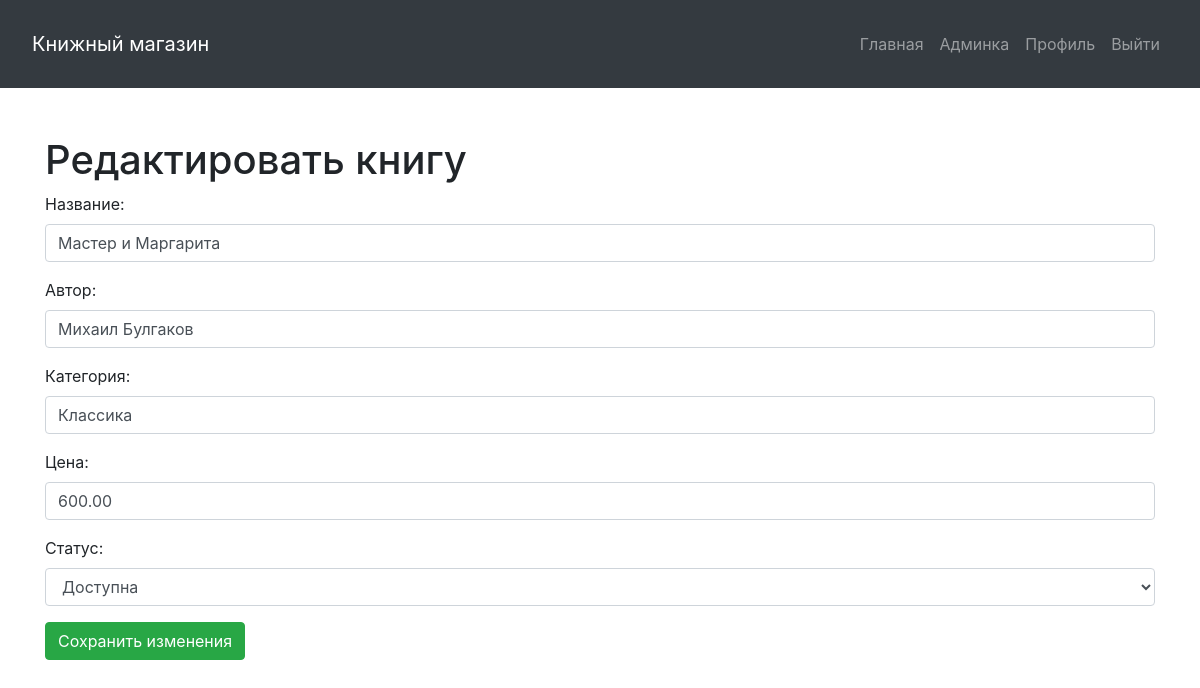
The app's page /edit_book.php?id=2 (signed in) with its own data.
### tables this page shows
CREATE TABLE `books` (
  `id` int NOT NULL AUTO_INCREMENT,
  `title` varchar(255) NOT NULL,
  `author` varchar(255) NOT NULL,
  `category` varchar(100) DEFAULT NULL,
  `year_published` int DEFAULT NULL,
  `cover_image` varchar(255) DEFAULT NULL,
  `description` text,
  `price` decimal(10,2) DEFAULT NULL,
  `status` enum('available','rented','sold') DEFAULT 'available',
  `created_at` timestamp NULL DEFAULT CURRENT_TIMESTAMP,
  PRIMARY KEY (`id`)
);

### edit_book.php (the view, shortened to what this page needs)
<?php
include 'db.php';
if (isset($_GET['id'])) {
    $stmt = $pdo->prepare("SELECT * FROM books WHERE id = :id");
    $stmt->bindParam(':id', $_GET['id']);
    $stmt->execute();
    $book = $stmt->fetch();
}
?>
<!DOCTYPE html>
<html lang="ru">
<head>
    <link rel="stylesheet" href="https://maxcdn.bootstrapcdn.com/bootstrap/4.5.2/css/bootstrap.min.css">
</head>
<body>
<?php include 'header.php'; ?>
<div class="container mt-5">
    <h1>Редактировать книгу</h1>
    <form method="POST">
        <div class="form-group">
            <label for="title">Название:</label>
            <input type="text" name="title" class="form-control" value="<?= $book['title'] ?>" required>
        </div>
        <div class="form-group">
            <label for="author">Автор:</label>
            <input type="text" name="author" class="form-control" value="<?= $book['author'] ?>" required>
        </div>
        <div class="form-group">
            <label for="category">Категория:</label>
            <input type="text" name="category" class="form-control" value="<?= $book['category'] ?>" required>
        </div>
        <div class="form-group">
            <label for="price">Цена:</label>
            <input type="number" name="price" class="form-control" value="<?= $book['price'] ?>" required>
        </div>
        <div class="form-group">
            <label for="status">Статус:</label>
            <select name="status" class="form-control">
                <option value="available" <?= $book['status'] === 'available' ? 'selected' : '' ?>>Доступна</option>
            </select>
        </div>
        <button type="submit" class="btn btn-success">Сохранить изменения</button>
    </form>
</div>
</body>
</html>

### records on screen
books: title "Мастер и Маргарита", author "Михаил Булгаков", category "Классика", price "600.00", status "Доступна"
